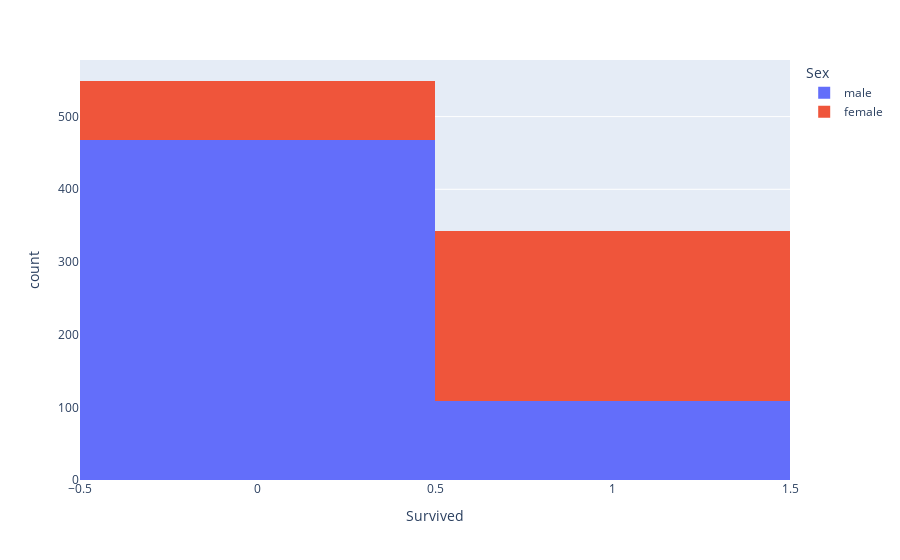

Write notebook code for a chart like this one.
### Code cell
import plotly.express as px

px.histogram(train, x="Survived", color="Sex")

### Figure 1 — Plotly figure (JSON) as saved in the notebook; plotly's stock layout.template omitted (floating-point values rounded to 4 significant figures; data arrays with more than 128 entries replaced by an {"elided": "..."} marker saying what was removed)
{"data": [{"alignmentgroup": "True", "bingroup": "x", "hovertemplate": "Sex=male<br>Survived=%{x}<br>count=%{y}<extra></extra>", "legendgroup": "male", "marker": {"color": "#636efa"}, "name": "male", "offsetgroup": "male", "orientation": "v", "showlegend": true, "type": "histogram", "x": {"elided": "577 int values"}, "xaxis": "x", "yaxis": "y"}, {"alignmentgroup": "True", "bingroup": "x", "hovertemplate": "Sex=female<br>Survived=%{x}<br>count=%{y}<extra></extra>", "legendgroup": "female", "marker": {"color": "#EF553B"}, "name": "female", "offsetgroup": "female", "orientation": "v", "showlegend": true, "type": "histogram", "x": {"elided": "314 int values"}, "xaxis": "x", "yaxis": "y"}], "layout": {"barmode": "relative", "legend": {"title": {"text": "Sex"}, "tracegroupgap": 0}, "margin": {"t": 60}, "xaxis": {"anchor": "y", "domain": [0, 1], "title": {"text": "Survived"}}, "yaxis": {"anchor": "x", "domain": [0, 1], "title": {"text": "count"}}}}
